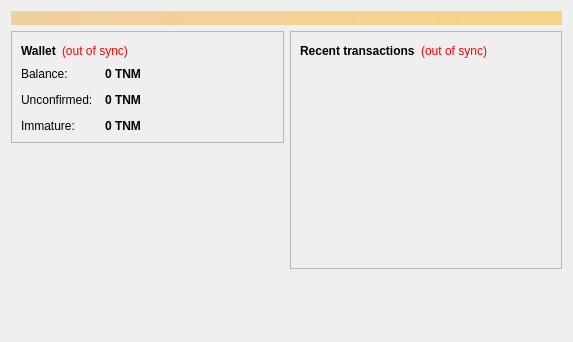
<?xml version="1.0" encoding="UTF-8"?>
<ui version="4.0">
 <class>OverviewPage</class>
 <widget class="QWidget" name="OverviewPage">
  <property name="geometry">
   <rect>
    <x>0</x>
    <y>0</y>
    <width>573</width>
    <height>342</height>
   </rect>
  </property>
  <property name="windowTitle">
   <string>Form</string>
  </property>
  <layout class="QVBoxLayout" name="topLayout">
   <item>
    <widget class="QLabel" name="labelAlerts">
     <property name="visible">
      <bool>false</bool>
     </property>
     <property name="styleSheet">
      <string notr="true">background-color: qlineargradient(x1: 0, y1: 0, x2: 1, y2: 0, stop:0 #F0D0A0, stop:1 #F8D488); color:#000000;</string>
     </property>
     <property name="wordWrap">
      <bool>true</bool>
     </property>
     <property name="margin">
      <number>3</number>
     </property>
    </widget>
   </item>
   <item>
    <layout class="QHBoxLayout" name="horizontalLayout" stretch="1,1">
     <item>
      <layout class="QVBoxLayout" name="verticalLayout_2">
       <item>
        <widget class="QFrame" name="frame">
         <property name="frameShape">
          <enum>QFrame::StyledPanel</enum>
         </property>
         <property name="frameShadow">
          <enum>QFrame::Raised</enum>
         </property>
         <layout class="QVBoxLayout" name="verticalLayout_4">
          <item>
           <layout class="QHBoxLayout" name="horizontalLayout_4">
            <item>
             <widget class="QLabel" name="label_5">
              <property name="font">
               <font>
                <weight>75</weight>
                <bold>true</bold>
               </font>
              </property>
              <property name="text">
               <string>Wallet</string>
              </property>
             </widget>
            </item>
            <item>
             <widget class="QLabel" name="labelWalletStatus">
              <property name="toolTip">
               <string>The displayed information may be out of date. Your wallet automatically synchronizes with the Tasnimcoin network after a connection is established, but this process has not completed yet.</string>
              </property>
              <property name="styleSheet">
               <string notr="true">QLabel { color: red; }</string>
              </property>
              <property name="text">
               <string notr="true">(out of sync)</string>
              </property>
              <property name="alignment">
               <set>Qt::AlignLeading|Qt::AlignLeft|Qt::AlignVCenter</set>
              </property>
             </widget>
            </item>
            <item>
             <spacer name="horizontalSpacer_2">
              <property name="orientation">
               <enum>Qt::Horizontal</enum>
              </property>
              <property name="sizeHint" stdset="0">
               <size>
                <width>40</width>
                <height>20</height>
               </size>
              </property>
             </spacer>
            </item>
           </layout>
          </item>
          <item>
           <layout class="QFormLayout" name="formLayout_2">
            <property name="fieldGrowthPolicy">
             <enum>QFormLayout::AllNonFixedFieldsGrow</enum>
            </property>
            <property name="horizontalSpacing">
             <number>12</number>
            </property>
            <property name="verticalSpacing">
             <number>12</number>
            </property>
            <item row="0" column="0">
             <widget class="QLabel" name="label">
              <property name="text">
               <string>Balance:</string>
              </property>
             </widget>
            </item>
            <item row="0" column="1">
             <widget class="QLabel" name="labelBalance">
              <property name="font">
               <font>
                <weight>75</weight>
                <bold>true</bold>
               </font>
              </property>
              <property name="cursor">
               <cursorShape>IBeamCursor</cursorShape>
              </property>
              <property name="toolTip">
               <string>Your current balance</string>
              </property>
              <property name="text">
               <string notr="true">0 TNM</string>
              </property>
              <property name="textInteractionFlags">
               <set>Qt::LinksAccessibleByMouse|Qt::TextSelectableByKeyboard|Qt::TextSelectableByMouse</set>
              </property>
             </widget>
            </item>
            <item row="1" column="0">
             <widget class="QLabel" name="label_3">
              <property name="text">
               <string>Unconfirmed:</string>
              </property>
             </widget>
            </item>
            <item row="1" column="1">
             <widget class="QLabel" name="labelUnconfirmed">
              <property name="font">
               <font>
                <weight>75</weight>
                <bold>true</bold>
               </font>
              </property>
              <property name="cursor">
               <cursorShape>IBeamCursor</cursorShape>
              </property>
              <property name="toolTip">
               <string>Total of transactions that have yet to be confirmed, and do not yet count toward the current balance</string>
              </property>
              <property name="text">
               <string notr="true">0 TNM</string>
              </property>
              <property name="textInteractionFlags">
               <set>Qt::LinksAccessibleByMouse|Qt::TextSelectableByKeyboard|Qt::TextSelectableByMouse</set>
              </property>
             </widget>
            </item>
            <item row="2" column="0">
             <widget class="QLabel" name="labelImmatureText">
              <property name="text">
               <string>Immature:</string>
              </property>
             </widget>
            </item>
            <item row="2" column="1">
             <widget class="QLabel" name="labelImmature">
              <property name="font">
               <font>
                <weight>75</weight>
                <bold>true</bold>
               </font>
              </property>
              <property name="toolTip">
               <string>Mined balance that has not yet matured</string>
              </property>
              <property name="text">
               <string notr="true">0 TNM</string>
              </property>
              <property name="textInteractionFlags">
               <set>Qt::LinksAccessibleByMouse|Qt::TextSelectableByKeyboard|Qt::TextSelectableByMouse</set>
              </property>
             </widget>
            </item>
           </layout>
          </item>
         </layout>
        </widget>
       </item>
       <item>
        <spacer name="verticalSpacer">
         <property name="orientation">
          <enum>Qt::Vertical</enum>
         </property>
         <property name="sizeHint" stdset="0">
          <size>
           <width>20</width>
           <height>40</height>
          </size>
         </property>
        </spacer>
       </item>
      </layout>
     </item>
     <item>
      <layout class="QVBoxLayout" name="verticalLayout_3">
       <item>
        <widget class="QFrame" name="frame_2">
         <property name="frameShape">
          <enum>QFrame::StyledPanel</enum>
         </property>
         <property name="frameShadow">
          <enum>QFrame::Raised</enum>
         </property>
         <layout class="QVBoxLayout" name="verticalLayout">
          <item>
           <layout class="QHBoxLayout" name="horizontalLayout_2">
            <item>
             <widget class="QLabel" name="label_4">
              <property name="text">
               <string>&lt;b&gt;Recent transactions&lt;/b&gt;</string>
              </property>
             </widget>
            </item>
            <item>
             <widget class="QLabel" name="labelTransactionsStatus">
              <property name="toolTip">
               <string>The displayed information may be out of date. Your wallet automatically synchronizes with the Tasnimcoin network after a connection is established, but this process has not completed yet.</string>
              </property>
              <property name="styleSheet">
               <string notr="true">QLabel { color: red; }</string>
              </property>
              <property name="text">
               <string notr="true">(out of sync)</string>
              </property>
              <property name="alignment">
               <set>Qt::AlignRight|Qt::AlignTrailing|Qt::AlignVCenter</set>
              </property>
             </widget>
            </item>
            <item>
             <spacer name="horizontalSpacer">
              <property name="orientation">
               <enum>Qt::Horizontal</enum>
              </property>
              <property name="sizeHint" stdset="0">
               <size>
                <width>40</width>
                <height>20</height>
               </size>
              </property>
             </spacer>
            </item>
           </layout>
          </item>
          <item>
           <widget class="QListView" name="listTransactions">
            <property name="styleSheet">
             <string notr="true">QListView { background: transparent; }</string>
            </property>
            <property name="frameShape">
             <enum>QFrame::NoFrame</enum>
            </property>
            <property name="verticalScrollBarPolicy">
             <enum>Qt::ScrollBarAlwaysOff</enum>
            </property>
            <property name="horizontalScrollBarPolicy">
             <enum>Qt::ScrollBarAlwaysOff</enum>
            </property>
            <property name="selectionMode">
             <enum>QAbstractItemView::NoSelection</enum>
            </property>
           </widget>
          </item>
         </layout>
        </widget>
       </item>
       <item>
        <spacer name="verticalSpacer_2">
         <property name="orientation">
          <enum>Qt::Vertical</enum>
         </property>
         <property name="sizeHint" stdset="0">
          <size>
           <width>20</width>
           <height>40</height>
          </size>
         </property>
        </spacer>
       </item>
      </layout>
     </item>
    </layout>
   </item>
  </layout>
 </widget>
 <resources/>
 <connections/>
</ui>
